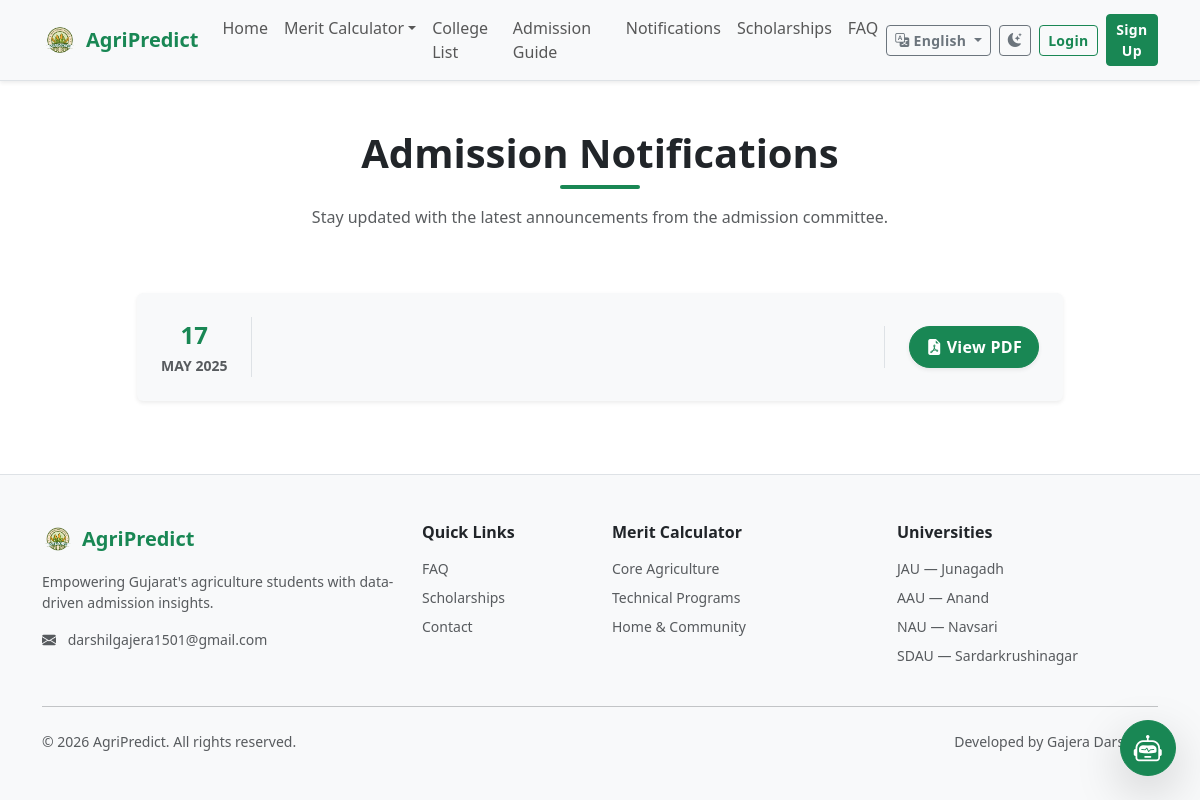
The app's page /notifications/, older data.
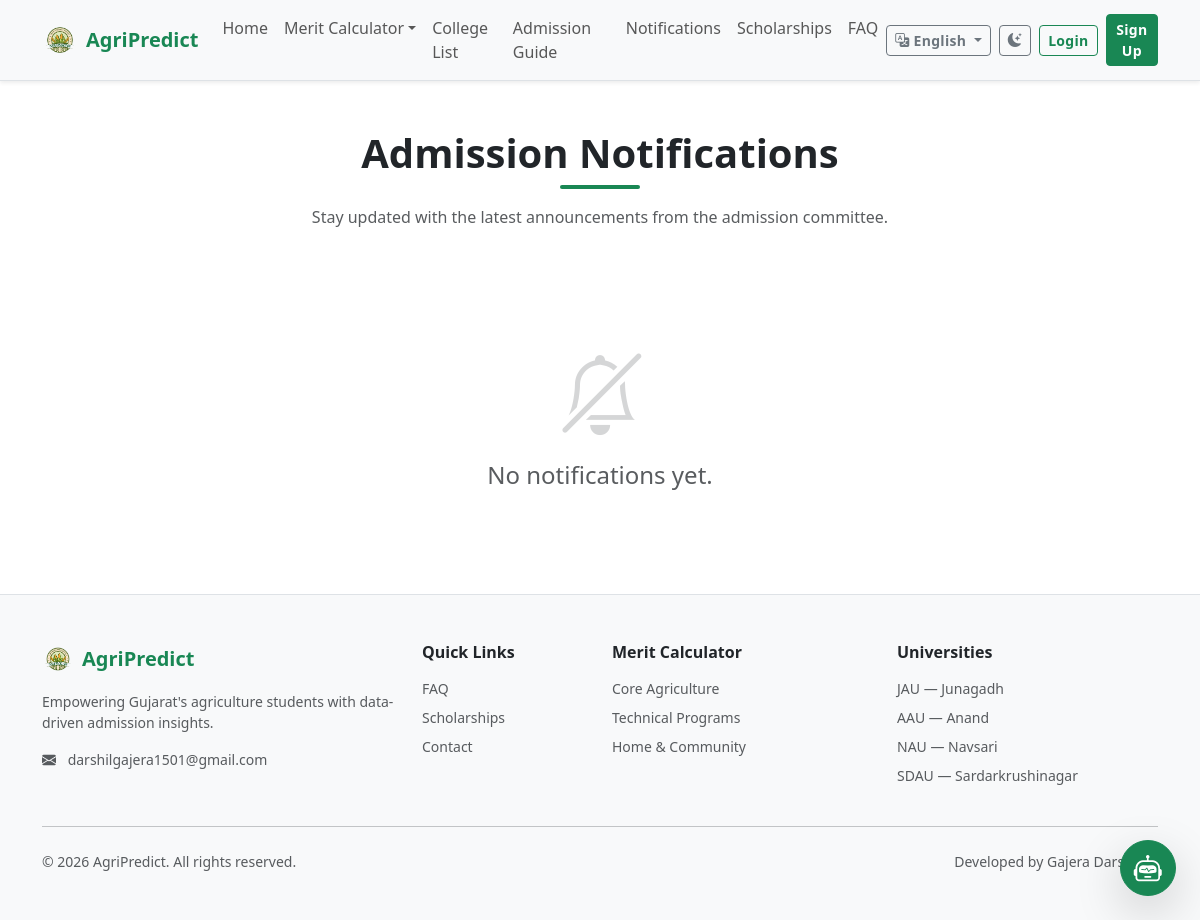
The same page, newer data.
### notifications/models.py (models this page shows, shortened)
class Notification(TranslatableModel):
    translations = TranslatedFields(
        title=models.CharField(max_length=400),
        summary=models.TextField(blank=True),
    )
    pdf = models.FileField(upload_to="notifications/pdfs/", blank=True)
    external_url = models.URLField(blank=True)
    published_date = models.DateField()
    is_active = models.BooleanField(default=True)
    is_important = models.BooleanField(default=False, help_text="Show highlighted on homepage")
    created_at = models.DateTimeField(auto_now_add=True)
    class Meta:
        ordering = ["-published_date"]
        verbose_name = _("notification")
        verbose_name_plural = _("notifications")

### notifications/views.py (the view)
# urls.py: path("", views.notification_list, name="list"),
def notification_list(request):
    notifications = Notification.objects.filter(is_active=True).order_by("-published_date")
    dates = AdmissionDate.objects.filter(is_active=True).order_by("start_date")
    return render(request, "notifications/list.html", {
        "notifications": notifications,
        "dates": dates,
    })

### core/context_processors.py (called while the page is built)
def global_context(request):
    return {
        "CHATBOT_ENABLED": bool(settings.CHATBOT_API_URL),
        "SITE_NAME": "AgriPredict",
    }

### notifications/templates/notifications/list.html (shortened to what this page needs)
{% extends "base.html" %}
{% load i18n %}
{% block content %}
<div class="container py-5">
    <div class="row mb-5 text-center">
        <div class="col-lg-8 mx-auto">
            <h2 class="fw-bold display-6 mb-2 text-body">{% trans "Admission Notifications" %}</h2>
            <div class="mx-auto bg-success rounded-pill" style="width: 80px; height: 4px;"></div>
            <p class="text-secondary mt-3">{% trans "Stay updated with the latest announcements from the admission committee." %}</p>
        </div>
    </div>
    <div class="row">
        <div class="col-lg-10 mx-auto">
            <div class="notification-timeline">
                {% for n in notifications %}
                <div class="notification-item mb-4">
                    <div class="card border-0 shadow-sm hover-lift transition-all bg-body-tertiary text-body {% if n.is_important %}important-border{% endif %}">
                        <div class="card-body p-4">
                            <div class="row align-items-center">
                                <div class="col-md-auto text-center border-end-separator pe-md-4 mb-3 mb-md-0">
                                    <div class="d-md-block">
                                        <span class="d-block fw-bold fs-4 text-success mb-0">{{ n.published_date|date:"d" }}</span>
                                        <span class="text-uppercase small fw-bold text-secondary">{{ n.published_date|date:"M Y" }}</span>
                                    </div>
                                </div>
                                <div class="col-md">
                                </div>
                                <div class="col-md-auto mt-3 mt-md-0 ps-md-4 border-start-separator">
                                    <div class="d-flex flex-row flex-md-column gap-2 justify-content-center">
                                        {% if n.pdf %}
                                        <a href="{{ n.pdf.url }}" target="_blank" class="btn btn-success px-3 py-2 rounded-pill shadow-sm">
                                            <i class="bi bi-file-earmark-pdf-fill me-1"></i>{% trans "View PDF" %}
                                        </a>
                                        {% endif %}
                                    </div>
                                </div>
                            </div>
                        </div>
                    </div>
                </div>
                {% empty %}
                <div class="text-center py-5">
                    <div class="display-1 text-secondary opacity-25 mb-4">
                        <i class="bi bi-bell-slash"></i>
                    </div>
                    <h4 class="text-secondary">{% trans "No notifications yet." %}</h4>
                </div>
                {% endfor %}
            </div>
        </div>
    </div>
</div>
{% endblock %}

### agripredict/templates/base.html (shortened to what this page needs)
{% load i18n static %}
{% get_current_language as LANGUAGE_CODE %}
<!DOCTYPE html>
<html lang="{{ LANGUAGE_CODE }}" data-bs-theme="auto">
<head>
  <link href="https://cdn.jsdelivr.net/npm/bootstrap@5.3.3/dist/css/bootstrap.min.css" rel="stylesheet" />
  <link href="https://cdn.jsdelivr.net/npm/bootstrap-icons@1.11.3/font/bootstrap-icons.min.css" rel="stylesheet" />
  <link rel="stylesheet" href="{% static 'css/main.css' %}" />
</head>
<body class="d-flex flex-column min-vh-100">
<nav class="navbar navbar-expand-lg sticky-top shadow-sm bg-body-tertiary" id="mainNav">
  <div class="container">
    <a class="navbar-brand d-flex align-items-center gap-2" href="{% url 'core:home' %}">
      <img src="{% static 'images/logo.png' %}" alt="AgriPredict" height="36" />
      <span class="fw-bold text-success">AgriPredict</span>
    </a>
    <div class="collapse navbar-collapse" id="navMenu">
      <ul class="navbar-nav me-auto mb-2 mb-lg-0">
        <li class="nav-item"><a class="nav-link" href="{% url 'core:home' %}">{% trans "Home" %}</a></li>
        <li class="nav-item dropdown">
          <a class="nav-link dropdown-toggle" href="#" role="button" data-bs-toggle="dropdown">{% trans "Merit Calculator" %}</a>
        </li>
        <li class="nav-item"><a class="nav-link" href="{% url 'colleges:list' %}">{% trans "College List" %}</a></li>
        <li class="nav-item"><a class="nav-link" href="{% url 'core:admission_guide' %}">{% trans "Admission Guide" %}</a></li>
        <li class="nav-item"><a class="nav-link" href="{% url 'notifications:list' %}">{% trans "Notifications" %}</a></li>
        <li class="nav-item"><a class="nav-link" href="{% url 'scholarships:list' %}">{% trans "Scholarships" %}</a></li>
        <li class="nav-item"><a class="nav-link" href="{% url 'core:faq' %}">{% trans "FAQ" %}</a></li>
      </ul>
      <div class="d-flex align-items-center gap-2">
        <div class="dropdown">
          <button class="btn btn-sm btn-outline-secondary dropdown-toggle d-flex align-items-center gap-1" data-bs-toggle="dropdown">
            <i class="bi bi-translate"></i>
            <span>{% if LANGUAGE_CODE == 'gu' %}ગુજરાતી{% else %}English{% endif %}</span>
          </button>
        </div>
        <button class="btn btn-sm btn-outline-secondary" id="themeToggle">
          <i class="bi bi-moon-stars-fill"></i>
        </button>
        {% if user.is_authenticated %}
          <div class="dropdown">
            <button class="btn btn-sm btn-success dropdown-toggle" data-bs-toggle="dropdown">
               {{ user.first_name|default:user.email }}
            </button>
            <ul class="dropdown-menu dropdown-menu-end">
              <li><a class="dropdown-item" href="{% url 'accounts:profile' %}"><i class="bi bi-person me-2"></i>{% trans "Profile" %}</a></li>
              <li><a class="dropdown-item" href="{% url 'accounts:saved_results' %}"><i class="bi bi-bookmark me-2"></i>{% trans "Saved Results" %}</a></li>
              <li><hr class="dropdown-divider" /></li>
              <li><a class="dropdown-item text-danger" href="{% url 'account_logout' %}"><i class="bi bi-box-arrow-right me-2"></i>{% trans "Logout" %}</a></li>
            </ul>
          </div>
        {% else %}
          <a href="{% url 'account_login' %}" class="btn btn-sm btn-outline-success">{% trans "Login" %}</a>
          <a href="{% url 'account_signup' %}" class="btn btn-sm btn-success">{% trans "Sign Up" %}</a>
        {% endif %}
      </div>
    </div>
  </div>
</nav>
<main class="flex-grow-1">{% block content %}{% endblock %}</main>
<footer class="footer mt-auto py-5 bg-body-tertiary border-top">
  <div class="container">
    <div class="row g-4">
      <div class="col-md-4">
        <div class="d-flex align-items-center gap-2 mb-3">
          <img src="{% static 'images/logo.png' %}" height="32" alt="AgriPredict" />
          <span class="h5 mb-0 fw-bold text-success">AgriPredict</span>
        </div>
        <p class="text-muted small">{% trans "Empowering Gujarat's agriculture students with data-driven admission insights." %}</p>
        <p class="text-muted small mb-0"><i class="bi bi-envelope-fill me-2"></i> darshilgajera1501@gmail.com</p>
      </div>
      <div class="col-md-2">
        <h6 class="fw-bold mb-3">{% trans "Quick Links" %}</h6>
        <ul class="list-unstyled small">
          <li class="mb-2"><a href="{% url 'core:faq' %}" class="text-muted text-decoration-none hover-link">{% trans "FAQ" %}</a></li>
          <li class="mb-2"><a href="{% url 'scholarships:list' %}" class="text-muted text-decoration-none hover-link">{% trans "Scholarships" %}</a></li>
          <li><a href="{% url 'core:contact' %}" class="text-muted text-decoration-none hover-link">{% trans "Contact" %}</a></li>
        </ul>
      </div>
      <div class="col-md-3">
        <h6 class="fw-bold mb-3">{% trans "Merit Calculator" %}</h6>
        <ul class="list-unstyled small">
          <li class="mb-2"><a href="{% url 'predict:category' 1 %}" class="text-muted text-decoration-none hover-link">{% trans "Core Agriculture" %}</a></li>
          <li class="mb-2"><a href="{% url 'predict:category' 2 %}" class="text-muted text-decoration-none hover-link">{% trans "Technical Programs" %}</a></li>
          <li><a href="{% url 'predict:category' 3 %}" class="text-muted text-decoration-none hover-link">{% trans "Home & Community" %}</a></li>
        </ul>
      </div>
      <div class="col-md-3">
        <h6 class="fw-bold mb-3">{% trans "Universities" %}</h6>
        <ul class="list-unstyled small text-muted">
          <li class="mb-2">JAU — Junagadh</li>
          <li class="mb-2">AAU — Anand</li>
          <li class="mb-2">NAU — Navsari</li>
          <li>SDAU — Sardarkrushinagar</li>
        </ul>
      </div>
    </div>
    <hr class="my-4" />
    <div class="d-flex justify-content-between align-items-center flex-wrap gap-2">
        <p class="text-muted small mb-0">© {% now "Y" %} AgriPredict. {% trans "All rights reserved." %}</p>
        <p class="text-muted small mb-0">{% trans "Developed by Gajera Darshil N." %}</p>
    </div>
  </div>
</footer>
<div id="chatWidget" class="position-fixed bottom-0 end-0 m-4 z-3">
  <button id="chatToggle" class="btn btn-success rounded-circle shadow-lg p-3" title="{% trans 'Ask AgriBot' %}">
    <i class="bi bi-robot fs-3"></i>
  </button>
</div>
</body>
</html>

### agripredict/static/css/main.css (style rules this page uses)
:root { --agri-green: #2e7d32; --agri-green-light: #4caf50; --agri-gold: #f9a825; }
#mainNav { background: var(--bs-body-bg); border-bottom: 1px solid var(--bs-border-color); transition: background 0.2s; }
#chatWidget { position: fixed; bottom: 24px; right: 24px; z-index: 1050; }
#chatToggle { width: 56px; height: 56px; display: flex; align-items: center; justify-content: center; transition: transform 0.2s; }

### notifications/templates/notifications/list.html (style rules this page uses)
.text-body { color: var(--bs-body-color) !important; }
.text-secondary { color: var(--bs-secondary-color) !important; }
.btn { font-weight: 600; letter-spacing: 0.3px; }

Row changes from the older to the newer data that the page shows:
removed Notification: published_date "17", published_date "MAY 2025"
Text that changed along with them:
text now shown: "No notifications yet."
